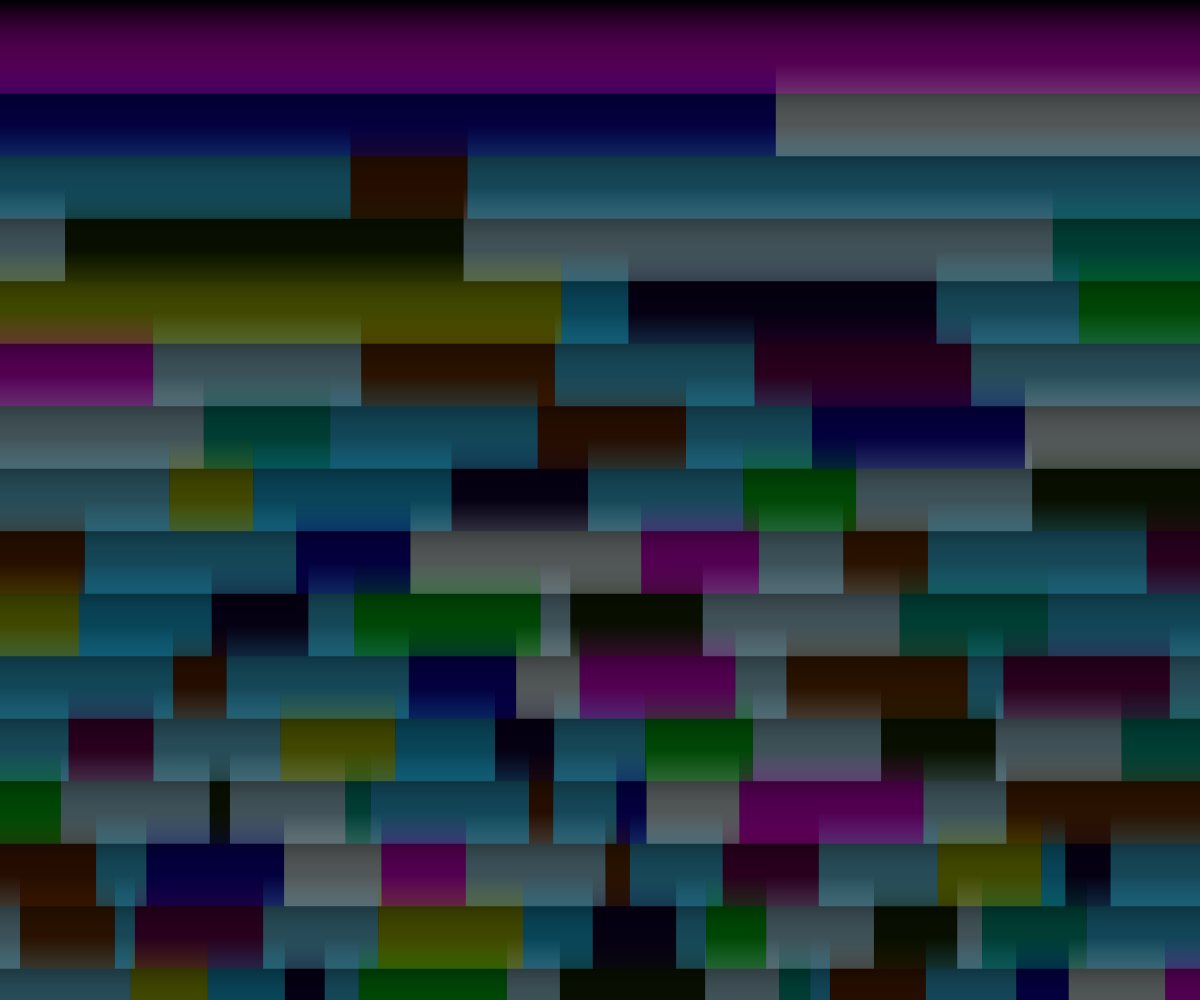
Frame 1 (no input)
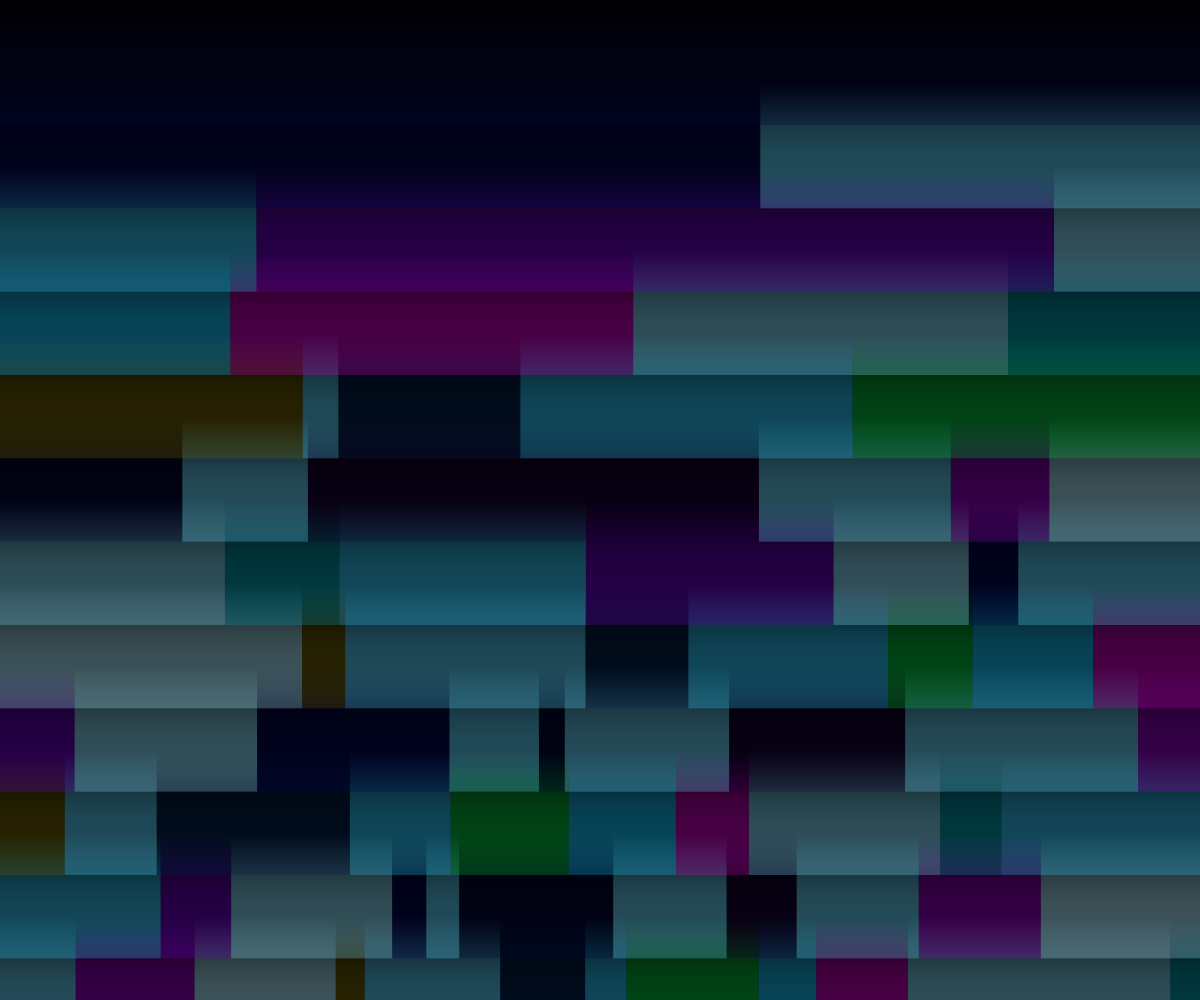
Frame 2 (the mouse pressed at the canvas centre, redrawn once)

The p5.js sketch that drew these frames (run headless with seeded random() and noise() and a simulated clock; the mouse was pressed at the canvas centre and the sketch redrawn once):

// p5.js sketch
// ── sketch.js
'use strict';

var colorCount = 20;
var hueValues = [];
var saturationValues = [];
var brightnessValues = [];
// Adding an alpha value
var alphaValue = 27;


function setup() {
    createCanvas(windowWidth, windowHeight);
    colorMode(HSB, 360, 100, 100, 100);
    noStroke();
}

function draw() {
    noLoop();
    background(0);

    for (var i = 0; i < colorCount; i++) {
        if (i % 2 == 0) {
            hueValues[i] = random(360);
            saturationValues[i] = 100;
            brightnessValues[i] = random(100);
        } else {
            hueValues[i] = 195;
            saturationValues[i] = random(100);
            brightnessValues[i] = 100;
        }
    }

    var counter = 0;

    var rowCount = int(random(5, 30));
    var rowHeight = height / rowCount;

    for (var i = rowCount; i >= 0; i--) {
        var partCount = i + 1;
        var parts = [];

        for (var ii = 0; ii < partCount; ii++) {
            parts.push(random(2, 20));
        }

        var sumPartsTotal = 0;
        for (var ii = 0; ii < partCount; ii++) {
            sumPartsTotal += parts[ii];
        }

        var sumPartsNow = 0;
        for (var j = 0; j < parts.length; j++) {
            var x = map(sumPartsNow, 0, sumPartsTotal, 0, width);
            var y = rowHeight * i;
            var w = map(parts[j], 0, sumPartsTotal, 0, width);
            var h = rowHeight * 1.5;

            var index = counter % colorCount;
            // Adding two colours for the gradient
            var col1 = color(0);
            // Add the alpha value to the second colour
            var col2 = color(hueValues[index], saturationValues[index], brightnessValues[index], alphaValue);
            // Draw the rectangles using the gradient function
            gradient(x, y, w, h, col1, col2);

            sumPartsNow += parts[j];
            counter++;
        }
    }
}

/** Gradient function that contains the p5 global canvas context.
 * Rectangles are created using the p5 context and the colours
 * are set using the linear gradient method.
 */
function gradient(x, y, w, h, c1, c2) {
    var ctx = drawingContext;
    // Define the start and end point of the gradient line
    var grd = ctx.createLinearGradient(x, y, x, y + h);
    // Define colour and position in the gradient
    grd.addColorStop(0, c1.toString());
    grd.addColorStop(1, c2.toString());
    ctx.fillStyle = grd;
    ctx.fillRect(x, y, w, h);
}
